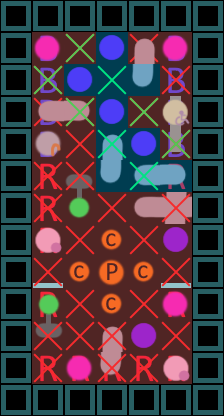

The image is a tile-based game level rendered from a .tmx file. Its description and complete source (layers, tilesets, objects, tile grids) follow:
An orthogonal 7x13 tile map with 32x32 px tiles, 6 tile layers (bus, people, distancing, people, ...).

<map version="1.2" tiledversion="1.3.4" orientation="orthogonal" renderorder="right-down" width="7" height="13" tilewidth="32" tileheight="32" infinite="0" nextlayerid="9" nextobjectid="1">
 <tileset firstgid="1" source="rough sprites for level design.tsx" />
 <layer id="1" name="bus" width="7" height="13" locked="1">
  <data encoding="csv">
4,4,4,4,4,4,4,
4,1,0,0,0,1,4,
4,1,0,0,0,1,4,
4,1,0,0,0,1,4,
4,1,0,0,0,1,4,
4,2,0,0,0,2,4,
4,2,0,0,0,2,4,
4,2,0,0,0,0,4,
4,3,0,0,0,3,4,
4,2,0,0,0,2,4,
4,0,0,0,0,0,4,
4,2,2,2,2,2,4,
4,4,4,4,4,4,4
</data>
 </layer>
 <group id="5" name="Unmoveable">
  <layer id="6" name="people" width="7" height="13">
   <data encoding="csv">
0,0,0,0,0,0,0,
0,7,0,0,0,7,0,
0,0,0,0,0,0,0,
0,0,0,0,0,16,0,
0,5,0,0,0,24,0,
0,0,17,0,0,0,0,
0,0,25,0,29,30,0,
0,6,0,12,0,21,0,
0,0,12,11,12,0,0,
0,27,0,12,0,7,0,
0,19,0,22,21,0,0,
0,0,7,32,0,6,0,
0,0,0,0,0,0,0
</data>
  </layer>
  <layer id="7" name="distancing" width="7" height="13">
   <data encoding="csv">
0,0,0,0,0,0,0,
0,0,9,0,9,0,0,
0,9,0,0,0,9,0,
0,9,9,0,9,0,0,
0,0,9,0,0,9,0,
0,9,9,0,0,0,0,
0,9,0,9,0,9,0,
0,0,9,0,9,0,0,
0,9,0,0,0,9,0,
0,0,9,0,9,0,0,
0,9,9,9,0,9,0,
0,9,0,9,9,0,0,
0,0,0,0,0,0,0
</data>
  </layer>
 </group>
 <group id="4" name="Moveable">
  <layer id="2" name="people" width="7" height="13">
   <data encoding="csv">
0,0,0,0,0,0,0,
0,0,0,21,22,0,0,
0,0,21,0,32,0,0,
0,29,31,21,0,0,0,
0,0,0,22,21,0,0,
0,0,0,32,29,31,0,
0,0,0,0,0,0,0,
0,0,0,0,0,0,0,
0,0,0,0,0,0,0,
0,0,0,0,0,0,0,
0,0,0,0,0,0,0,
0,0,0,0,0,0,0,
0,0,0,0,0,0,0
</data>
  </layer>
  <layer id="3" name="distancing" width="7" height="13">
   <data encoding="csv">
0,0,0,0,0,0,0,
0,0,10,0,0,0,0,
0,10,0,10,0,0,0,
0,0,10,0,10,0,0,
0,0,0,10,0,10,0,
0,0,0,0,10,0,0,
0,0,0,0,0,0,0,
0,0,0,0,0,0,0,
0,0,0,0,0,0,0,
0,0,0,0,0,0,0,
0,0,0,0,0,0,0,
0,0,0,0,0,0,0,
0,0,0,0,0,0,0
</data>
  </layer>
 </group>
 <layer id="8" name="areas" width="7" height="13">
  <data encoding="csv">
0,0,0,0,0,0,0,
0,34,34,33,34,34,0,
0,34,33,33,33,34,0,
0,34,34,33,34,34,0,
0,34,34,33,33,34,0,
0,34,34,33,33,33,0,
0,34,34,34,34,34,0,
0,34,34,34,34,34,0,
0,34,34,34,34,34,0,
0,34,34,34,34,34,0,
0,34,34,34,34,34,0,
0,34,34,34,34,34,0,
0,0,0,0,0,0,0
</data>
 </layer>
</map>
